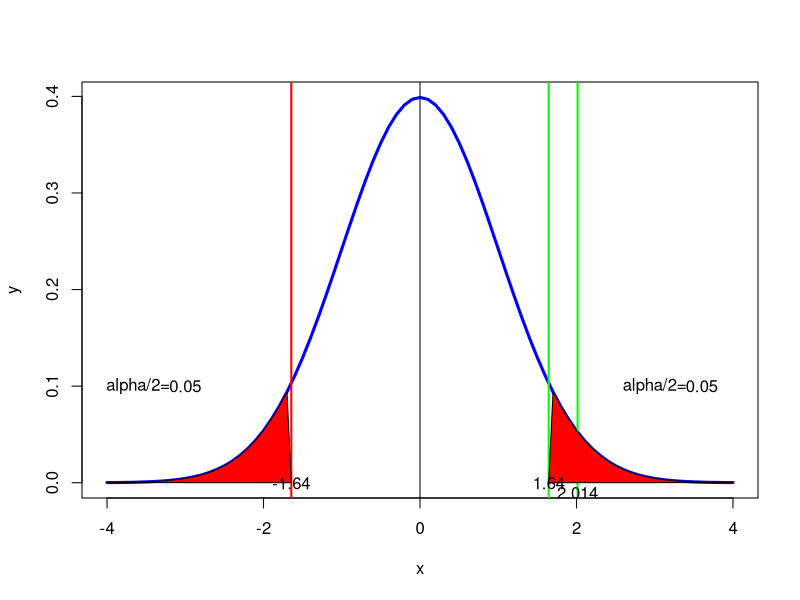

This figure's R source:
#page no 400-401
library(ggplot2)
glass=c(1.11,1.07,1.11,1.07,1.12,1.08,0.98,0.98,1.02,0.95,0.95)
n=length(glass)
xbar=mean(glass)
sd=sd(glass)
mu0=1
t_stat=abs((xbar-mu0)/(sd/sqrt(n)))
alpha=(1-0.90)/2
t_c_left=(qt(alpha,df=Inf))
p_value=pt(t_stat,df=Inf)
print(paste("critical value= ",round(t_c_left,2)))
print(paste("t-static =",round(t_stat,2)))
t_c_right=qnorm(1-alpha)
p_value=1-pnorm(t_stat)
if(t_stat >= t_c_right)
{
  print(paste("right tail : Reject H0"))
}else
{
  print(paste("right tail :Accept H0"))
}
two_t_stat=abs((xbar-mu0)/(sd/sqrt(n)))
two_t_critical=qnorm(1-alpha/2)
p_value=2*(1-pnorm(two_t_stat))
if(two_t_stat>=two_t_critical)
{
  print("reject H0")
}else
{
  print("accept H0")
}
x <- seq(-4,4,0.1)
y <- dt(x,df=Inf)
t.val <- qt(0.95,df=Inf)
plot(x,y,type='l',lwd=3,col='blue',xlab='x')
abline(v=0)
abline(v=t_c_left,lwd=2,col='red')
abline(v=t_stat,lwd=2,col='green')
abline(v=abs(t_c_left),lwd=2,col='green')
polygon(c(x[x>=abs(t_c_left)],abs(t_c_left) ),c(y[x>=abs(t_c_left)],0),col="red")
polygon(c(x[x<=t_c_left],t_c_left ),c(y[x<=t_c_left],0),col="red")
text(t_c_left,0,round(t_c_left,2))
text(t_stat,-0.01,round(t_stat,3))
text(abs(t_c_left),0,round(abs(t_c_left),2))
text(3.0,0.1,"alpha/2=")
text(3.6,0.1,alpha)
text(-3.6,0.1,"alpha/2=")
text(-3.0,0.1,alpha)
